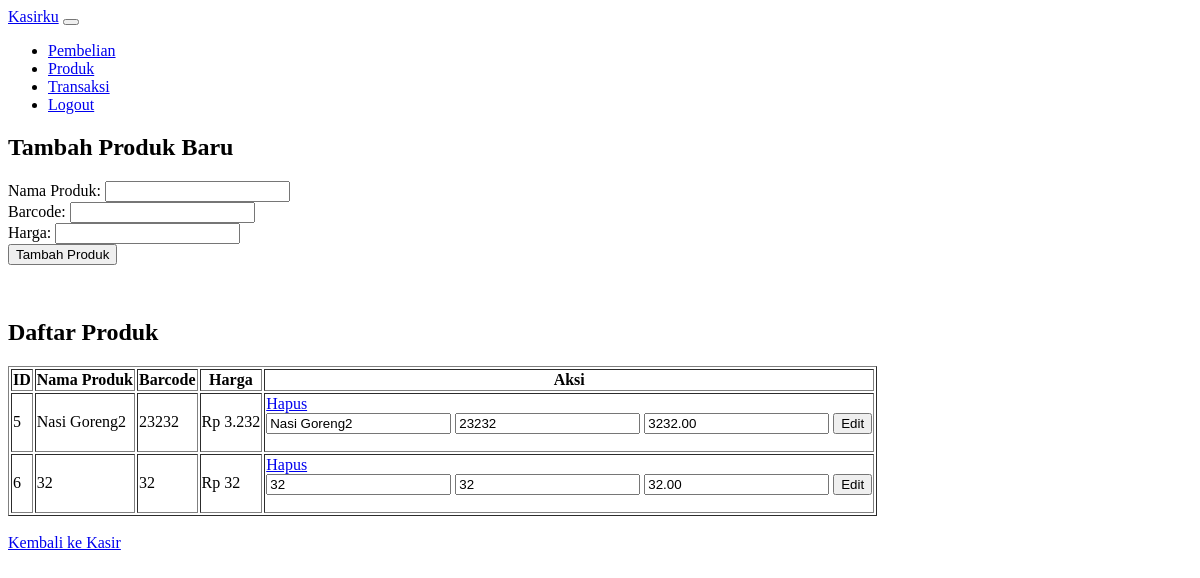
/administrator/produk.php (signed in), run on an earlier commit of the app's database.
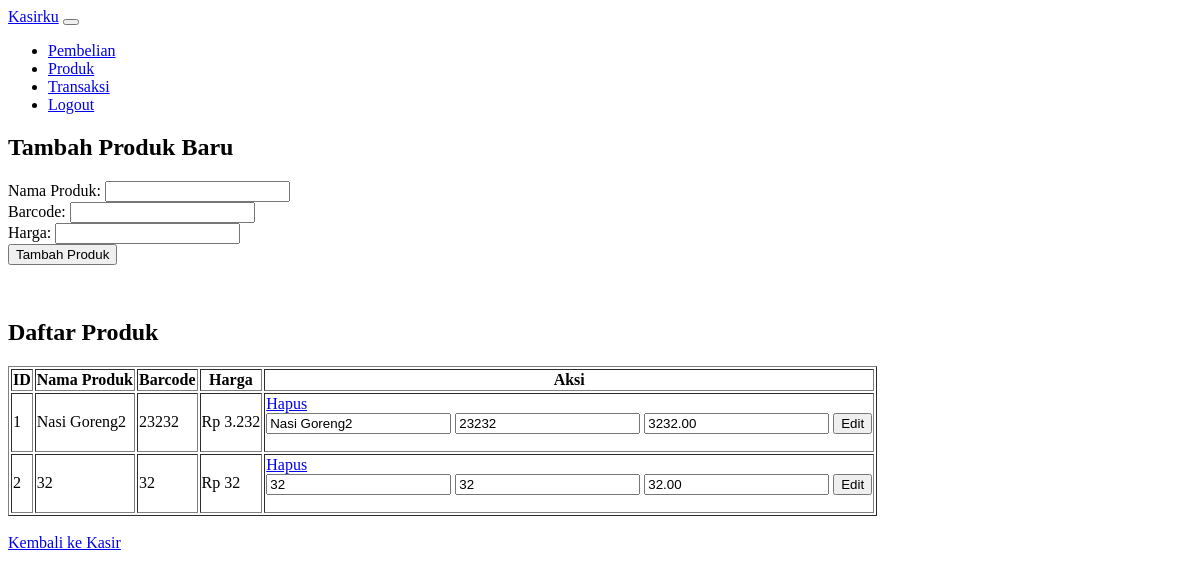
And on a later commit of the database.
### tables this page shows
CREATE TABLE `produk` (
  `id` int(11) NOT NULL AUTO_INCREMENT,
  `barcode` varchar(50) NOT NULL,
  `nama_produk` varchar(100) NOT NULL,
  `harga` decimal(10,2) NOT NULL,
  PRIMARY KEY (`id`),
  UNIQUE KEY (`barcode`)
);

### administrator/produk.php (the view, shortened to what this page needs)
<?php
include '../koneksi.php';
include 'navbar.php';
?>
<!DOCTYPE html>
<html lang="id">
<head>
</head>
<body>
    <h2>Tambah Produk Baru</h2>
    <form method="POST">
        <label>Nama Produk:</label>
        <input type="text" name="nama_produk" required><br>
        <label>Barcode:</label>
        <input type="text" name="barcode" required><br>
        <label>Harga:</label>
        <input type="number" name="harga" required><br>
        <button type="submit" name="tambah_produk">Tambah Produk</button>
    </form>
    <br>
    <h2>Daftar Produk</h2>
    <table border="1">
        <tr>
            <th>ID</th>
            <th>Nama Produk</th>
            <th>Barcode</th>
            <th>Harga</th>
            <th>Aksi</th>
        </tr>
        <?php
        $sql = "SELECT * FROM produk";
        $result = $conn->query($sql);
        while ($row = $result->fetch_assoc()) {
            ?>
            <tr>
                <td><?php echo $row['id']; ?></td>
                <td><?php echo $row['nama_produk']; ?></td>
                <td><?php echo $row['barcode']; ?></td>
                <td>Rp <?php echo number_format($row['harga'], 0, ',', '.'); ?></td>
                <td>
                    <a href="?hapus=<?php echo $row['id']; ?>">Hapus</a>
                    <form action="" method="post">
                        <input type="text" name="nama_produk" value="<?php echo $row['nama_produk']; ?>">
                        <input type="text" name="barcode" value="<?php echo $row['barcode']; ?>">
                        <input type="number" name="harga" value="<?php echo $row['harga']; ?>">
                        <input type="submit" name="edit_produk" value="Edit">
                    </form>
                </td>
            </tr>
            <?php
        }
        ?>
    </table>
    <br>
    <a href="index.php">Kembali ke Kasir</a>
</body>
</html>

### administrator/navbar.php (shortened to what this page needs)
<nav class="navbar navbar-expand-lg bg-body-tertiary">
  <div class="container-fluid">
    <a class="navbar-brand" href="#">Kasirku</a>
    <button class="navbar-toggler" type="button" data-bs-toggle="collapse" data-bs-target="#navbarNav" aria-controls="navbarNav" aria-expanded="false" aria-label="Toggle navigation">
    </button>
    <div class="collapse navbar-collapse" id="navbarNav">
      <ul class="navbar-nav">
        <li class="nav-item">
          <a class="nav-link" href="Pembelian.php">Pembelian</a>
        </li>
        <li class="nav-item">
          <a class="nav-link" href="produk.php">Produk</a>
        </li>
        <li class="nav-item">
          <a class="nav-link" href="transaksi.php">Transaksi</a>
        </li>
        <li class="nav-item">
          <a class="nav-link" href="../logout.php">Logout</a>
        </li>
      </ul>
    </div>
  </div>
</nav>

What changed in the data, as far as the page shows it:
removed produk: id "5", nama_produk "Nasi Goreng2", barcode "23232", harga "3.232", harga "3232.00"
removed produk: id "6", nama_produk "32", barcode "32", harga "32", harga "32.00"
added produk: id "1", nama_produk "Nasi Goreng2", barcode "23232", harga "3.232", harga "3232.00"
added produk: id "2", nama_produk "32", barcode "32", harga "32", harga "32.00"
